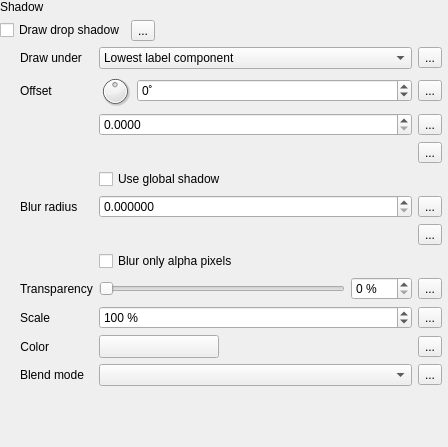
                    <widget class="QWidget" name="scrollAreaWidgetContents_8">
                     <property name="geometry">
                      <rect>
                       <x>0</x>
                       <y>0</y>
                       <width>448</width>
                       <height>447</height>
                      </rect>
                     </property>
                     <layout class="QVBoxLayout" name="verticalLayout_22">
                      <property name="leftMargin">
                       <number>0</number>
                      </property>
                      <property name="topMargin">
                       <number>0</number>
                      </property>
                      <property name="rightMargin">
                       <number>6</number>
                      </property>
                      <property name="bottomMargin">
                       <number>0</number>
                      </property>
                      <item>
                       <layout class="QGridLayout" name="gridLayout_38">
                        <item row="1" column="2">
                         <spacer name="horizontalSpacer_14">
                          <property name="orientation">
                           <enum>Qt::Horizontal</enum>
                          </property>
                          <property name="sizeHint" stdset="0">
                           <size>
                            <width>0</width>
                            <height>20</height>
                           </size>
                          </property>
                         </spacer>
                        </item>
                        <item row="1" column="0">
                         <widget class="QCheckBox" name="mShadowDrawChkBx">
                          <property name="sizePolicy">
                           <sizepolicy hsizetype="Maximum" vsizetype="Fixed">
                            <horstretch>0</horstretch>
                            <verstretch>0</verstretch>
                           </sizepolicy>
                          </property>
                          <property name="text">
                           <string>Draw drop shadow</string>
                          </property>
                         </widget>
                        </item>
                        <item row="1" column="1">
                         <widget class="QgsDataDefinedButton" name="mShadowDrawDDBtn">
                          <property name="text">
                           <string>...</string>
                          </property>
                         </widget>
                        </item>
                        <item row="2" column="0" colspan="3">
                         <widget class="QFrame" name="mShadowFrame">
                          <layout class="QGridLayout" name="gridLayout_7">
                           <property name="leftMargin">
                            <number>20</number>
                           </property>
                           <property name="topMargin">
                            <number>0</number>
                           </property>
                           <property name="rightMargin">
                            <number>0</number>
                           </property>
                           <property name="bottomMargin">
                            <number>0</number>
                           </property>
                           <item row="10" column="1">
                            <widget class="QgsColorButtonV2" name="mShadowColorBtn">
                             <property name="sizePolicy">
                              <sizepolicy hsizetype="Fixed" vsizetype="Fixed">
                               <horstretch>0</horstretch>
                               <verstretch>0</verstretch>
                              </sizepolicy>
                             </property>
                             <property name="minimumSize">
                              <size>
                               <width>120</width>
                               <height>0</height>
                              </size>
                             </property>
                             <property name="maximumSize">
                              <size>
                               <width>120</width>
                               <height>16777215</height>
                              </size>
                             </property>
                            </widget>
                           </item>
                           <item row="5" column="1">
                            <widget class="QgsDoubleSpinBox" name="mShadowRadiusDblSpnBx">
                             <property name="decimals">
                              <number>6</number>
                             </property>
                             <property name="maximum">
                              <double>999999999.990000009536743</double>
                             </property>
                             <property name="showClearButton" stdset="0">
                              <bool>false</bool>
                             </property>
                            </widget>
                           </item>
                           <item row="9" column="0">
                            <widget class="QLabel" name="label_29">
                             <property name="text">
                              <string>Scale</string>
                             </property>
                            </widget>
                           </item>
                           <item row="5" column="0">
                            <widget class="QLabel" name="label_27">
                             <property name="text">
                              <string>Blur radius</string>
                             </property>
                            </widget>
                           </item>
                           <item row="7" column="1">
                            <widget class="QCheckBox" name="mShadowRadiusAlphaChkBx">
                             <property name="sizePolicy">
                              <sizepolicy hsizetype="MinimumExpanding" vsizetype="Fixed">
                               <horstretch>0</horstretch>
                               <verstretch>0</verstretch>
                              </sizepolicy>
                             </property>
                             <property name="text">
                              <string>Blur only alpha pixels</string>
                             </property>
                            </widget>
                           </item>
                           <item row="2" column="1">
                            <widget class="QgsDoubleSpinBox" name="mShadowOffsetSpnBx">
                             <property name="decimals">
                              <number>4</number>
                             </property>
                             <property name="minimum">
                              <double>0.000000000000000</double>
                             </property>
                             <property name="maximum">
                              <double>9999999.000000000000000</double>
                             </property>
                             <property name="singleStep">
                              <double>0.100000000000000</double>
                             </property>
                             <property name="showClearButton" stdset="0">
                              <bool>false</bool>
                             </property>
                            </widget>
                           </item>
                           <item row="4" column="1">
                            <widget class="QCheckBox" name="mShadowOffsetGlobalChkBx">
                             <property name="sizePolicy">
                              <sizepolicy hsizetype="MinimumExpanding" vsizetype="Fixed">
                               <horstretch>0</horstretch>
                               <verstretch>0</verstretch>
                              </sizepolicy>
                             </property>
                             <property name="toolTip">
                              <string>Label's rotation is ignored</string>
                             </property>
                             <property name="text">
                              <string>Use global shadow</string>
                             </property>
                            </widget>
                           </item>
                           <item row="11" column="1">
                            <widget class="QgsBlendModeComboBox" name="mShadowBlendCmbBx"/>
                           </item>
                           <item row="1" column="1">
                            <layout class="QHBoxLayout" name="horizontalLayout_24">
                             <item>
                              <widget class="QDial" name="mShadowOffsetAngleDial">
                               <property name="minimumSize">
                                <size>
                                 <width>32</width>
                                 <height>32</height>
                                </size>
                               </property>
                               <property name="maximumSize">
                                <size>
                                 <width>32</width>
                                 <height>32</height>
                                </size>
                               </property>
                               <property name="minimum">
                                <number>-180</number>
                               </property>
                               <property name="maximum">
                                <number>180</number>
                               </property>
                               <property name="value">
                                <number>0</number>
                               </property>
                               <property name="invertedControls">
                                <bool>true</bool>
                               </property>
                               <property name="wrapping">
                                <bool>true</bool>
                               </property>
                              </widget>
                             </item>
                             <item>
                              <widget class="QgsSpinBox" name="mShadowOffsetAngleSpnBx">
                               <property name="suffix">
                                <string>˚</string>
                               </property>
                               <property name="minimum">
                                <number>-180</number>
                               </property>
                               <property name="maximum">
                                <number>180</number>
                               </property>
                               <property name="showClearButton" stdset="0">
                                <bool>false</bool>
                               </property>
                              </widget>
                             </item>
                            </layout>
                           </item>
                           <item row="0" column="1">
                            <widget class="QComboBox" name="mShadowUnderCmbBx">
                             <property name="minimumSize">
                              <size>
                               <width>150</width>
                               <height>0</height>
                              </size>
                             </property>
                             <item>
                              <property name="text">
                               <string>Lowest label component</string>
                              </property>
                             </item>
                             <item>
                              <property name="text">
                               <string>Text</string>
                              </property>
                             </item>
                             <item>
                              <property name="text">
                               <string>Buffer</string>
                              </property>
                             </item>
                             <item>
                              <property name="text">
                               <string>Background</string>
                              </property>
                             </item>
                            </widget>
                           </item>
                           <item row="0" column="0">
                            <widget class="QLabel" name="label_17">
                             <property name="text">
                              <string>Draw under</string>
                             </property>
                            </widget>
                           </item>
                           <item row="9" column="1">
                            <widget class="QgsSpinBox" name="mShadowScaleSpnBx">
                             <property name="suffix">
                              <string> %</string>
                             </property>
                             <property name="maximum">
                              <number>2000</number>
                             </property>
                             <property name="value">
                              <number>100</number>
                             </property>
                             <property name="showClearButton" stdset="0">
                              <bool>false</bool>
                             </property>
                            </widget>
                           </item>
                           <item row="11" column="0">
                            <widget class="QLabel" name="label_30">
                             <property name="text">
                              <string>Blend mode</string>
                             </property>
                            </widget>
                           </item>
                           <item row="1" column="0">
                            <widget class="QLabel" name="label_9">
                             <property name="text">
                              <string>Offset</string>
                             </property>
                            </widget>
                           </item>
                           <item row="10" column="0">
                            <widget class="QLabel" name="label_33">
                             <property name="sizePolicy">
                              <sizepolicy hsizetype="Maximum" vsizetype="Preferred">
                               <horstretch>0</horstretch>
                               <verstretch>0</verstretch>
                              </sizepolicy>
                             </property>
                             <property name="text">
                              <string>Color</string>
                             </property>
                             <property name="alignment">
                              <set>Qt::AlignRight|Qt::AlignTrailing|Qt::AlignVCenter</set>
                             </property>
                            </widget>
                           </item>
                           <item row="8" column="0">
                            <widget class="QLabel" name="label_28">
                             <property name="text">
                              <string>Transparency</string>
                             </property>
                            </widget>
                           </item>
                           <item row="8" column="1">
                            <layout class="QHBoxLayout" name="horizontalLayout_28">
                             <item>
                              <widget class="QSlider" name="mShadowTranspSlider">
                               <property name="enabled">
                                <bool>true</bool>
                               </property>
                               <property name="sizePolicy">
                                <sizepolicy hsizetype="Expanding" vsizetype="Fixed">
                                 <horstretch>0</horstretch>
                                 <verstretch>0</verstretch>
                                </sizepolicy>
                               </property>
                               <property name="minimumSize">
                                <size>
                                 <width>50</width>
                                 <height>0</height>
                                </size>
                               </property>
                               <property name="maximum">
                                <number>100</number>
                               </property>
                               <property name="orientation">
                                <enum>Qt::Horizontal</enum>
                               </property>
                              </widget>
                             </item>
                             <item>
                              <widget class="QgsSpinBox" name="mShadowTranspSpnBx">
                               <property name="enabled">
                                <bool>true</bool>
                               </property>
                               <property name="suffix">
                                <string> %</string>
                               </property>
                               <property name="maximum">
                                <number>100</number>
                               </property>
                              </widget>
                             </item>
                            </layout>
                           </item>
                           <item row="0" column="2">
                            <widget class="QgsDataDefinedButton" name="mShadowUnderDDBtn">
                             <property name="text">
                              <string>...</string>
                             </property>
                            </widget>
                           </item>
                           <item row="1" column="2">
                            <widget class="QgsDataDefinedButton" name="mShadowOffsetAngleDDBtn">
                             <property name="text">
                              <string>...</string>
                             </property>
                            </widget>
                           </item>
                           <item row="2" column="2">
                            <widget class="QgsDataDefinedButton" name="mShadowOffsetDDBtn">
                             <property name="text">
                              <string>...</string>
                             </property>
                            </widget>
                           </item>
                           <item row="3" column="2">
                            <widget class="QgsDataDefinedButton" name="mShadowOffsetUnitsDDBtn">
                             <property name="text">
                              <string>...</string>
                             </property>
                            </widget>
                           </item>
                           <item row="5" column="2">
                            <widget class="QgsDataDefinedButton" name="mShadowRadiusDDBtn">
                             <property name="text">
                              <string>...</string>
                             </property>
                            </widget>
                           </item>
                           <item row="6" column="2">
                            <widget class="QgsDataDefinedButton" name="mShadowRadiusUnitsDDBtn">
                             <property name="text">
                              <string>...</string>
                             </property>
                            </widget>
                           </item>
                           <item row="8" column="2">
                            <widget class="QgsDataDefinedButton" name="mShadowTranspDDBtn">
                             <property name="text">
                              <string>...</string>
                             </property>
                            </widget>
                           </item>
                           <item row="9" column="2">
                            <widget class="QgsDataDefinedButton" name="mShadowScaleDDBtn">
                             <property name="text">
                              <string>...</string>
                             </property>
                            </widget>
                           </item>
                           <item row="10" column="2">
                            <widget class="QgsDataDefinedButton" name="mShadowColorDDBtn">
                             <property name="text">
                              <string>...</string>
                             </property>
                            </widget>
                           </item>
                           <item row="11" column="2">
                            <widget class="QgsDataDefinedButton" name="mShadowBlendDDBtn">
                             <property name="text">
                              <string>...</string>
                             </property>
                            </widget>
                           </item>
                           <item row="3" column="1">
                            <widget class="QgsUnitSelectionWidget" name="mShadowOffsetUnitWidget" native="true"/>
                           </item>
                           <item row="6" column="1">
                            <widget class="QgsUnitSelectionWidget" name="mShadowRadiusUnitWidget" native="true"/>
                           </item>
                          </layout>
                         </widget>
                        </item>
                        <item row="0" column="0">
                         <widget class="QLabel" name="label_39">
                          <property name="text">
                           <string>Shadow</string>
                          </property>
                         </widget>
                        </item>
                       </layout>
                      </item>
                      <item>
                       <spacer name="verticalSpacer_7">
                        <property name="orientation">
                         <enum>Qt::Vertical</enum>
                        </property>
                        <property name="sizeHint" stdset="0">
                         <size>
                          <width>20</width>
                          <height>0</height>
                         </size>
                        </property>
                       </spacer>
                      </item>
                     </layout>
                    </widget>
